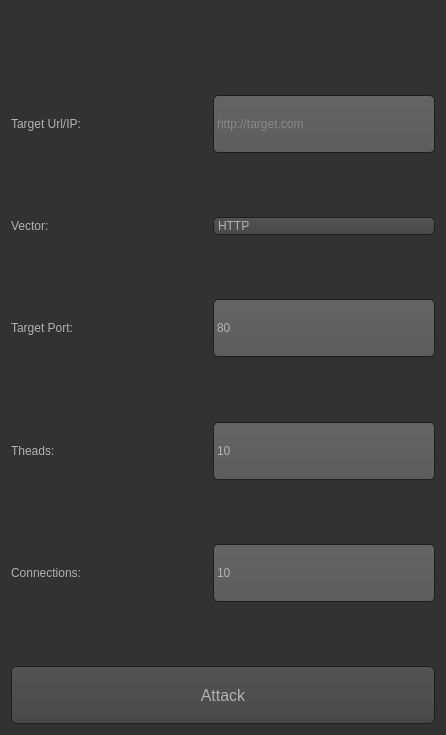
<?xml version="1.0" encoding="UTF-8"?>
<ui version="4.0">
 <class>MainWindow</class>
 <widget class="QMainWindow" name="MainWindow">
  <property name="geometry">
   <rect>
    <x>0</x>
    <y>0</y>
    <width>446</width>
    <height>735</height>
   </rect>
  </property>
  <property name="windowTitle">
   <string>Xerxes</string>
  </property>
  <property name="windowIcon">
   <iconset resource="res.qrc">
    <normaloff>:/kali.png</normaloff>:/kali.png</iconset>
  </property>
  <property name="styleSheet">
   <string notr="true">QToolTip
{
     border: 1px solid black;
     background-color: #ffa02f;
     padding: 1px;
     border-radius: 3px;
     opacity: 100;
}

QWidget
{
    color: #b1b1b1;
    background-color: #323232;
}

QWidget:item:hover
{
    background-color: QLinearGradient( x1: 0, y1: 0, x2: 0, y2: 1, stop: 0 #ffa02f, stop: 1 #ca0619);
    color: #000000;
}

QWidget:item:selected
{
    background-color: QLinearGradient( x1: 0, y1: 0, x2: 0, y2: 1, stop: 0 #ffa02f, stop: 1 #d7801a);
}

QMenuBar::item
{
    background: transparent;
}

QMenuBar::item:selected
{
    background: transparent;
    border: 1px solid #ffaa00;
}

QMenuBar::item:pressed
{
    background: #444;
    border: 1px solid #000;
    background-color: QLinearGradient(
        x1:0, y1:0,
        x2:0, y2:1,
        stop:1 #212121,
        stop:0.4 #343434/*,
        stop:0.2 #343434,
        stop:0.1 #ffaa00*/
    );
    margin-bottom:-1px;
    padding-bottom:1px;
}

QMenu
{
    border: 1px solid #000;
}

QMenu::item
{
    padding: 2px 20px 2px 20px;
}

QMenu::item:selected
{
    color: #000000;
}

QWidget:disabled
{
    color: #404040;
    background-color: #323232;
}

QAbstractItemView
{
    background-color: QLinearGradient( x1: 0, y1: 0, x2: 0, y2: 1, stop: 0 #4d4d4d, stop: 0.1 #646464, stop: 1 #5d5d5d);
}

QWidget:focus
{
    /*border: 2px solid QLinearGradient( x1: 0, y1: 0, x2: 0, y2: 1, stop: 0 #ffa02f, stop: 1 #d7801a);*/
}

QLineEdit
{
    background-color: QLinearGradient( x1: 0, y1: 0, x2: 0, y2: 1, stop: 0 #4d4d4d, stop: 0 #646464, stop: 1 #5d5d5d);
    padding: 1px;
    border-style: solid;
    border: 1px solid #1e1e1e;
    border-radius: 5;
}


QSpinBox
{
    background-color: QLinearGradient( x1: 0, y1: 0, x2: 0, y2: 1, stop: 0 #4d4d4d, stop: 0 #646464, stop: 1 #5d5d5d);
    padding: 1px;
    border-style: solid;
    border: 1px solid #1e1e1e;
    border-radius: 5;
}

QPushButton
{
    color: #b1b1b1;
    background-color: QLinearGradient( x1: 0, y1: 0, x2: 0, y2: 1, stop: 0 #565656, stop: 0.1 #525252, stop: 0.5 #4e4e4e, stop: 0.9 #4a4a4a, stop: 1 #464646);
    border-width: 1px;
    border-color: #1e1e1e;
    border-style: solid;
    border-radius: 6;
    padding: 3px;
    /*font-size: 12px;*/
    padding-left: 5px;
    padding-right: 5px;
}

QPushButton:pressed
{
    background-color: QLinearGradient( x1: 0, y1: 0, x2: 0, y2: 1, stop: 0 #2d2d2d, stop: 0.1 #2b2b2b, stop: 0.5 #292929, stop: 0.9 #282828, stop: 1 #252525);
}

QComboBox
{
    selection-background-color: #ffaa00;
    background-color: QLinearGradient( x1: 0, y1: 0, x2: 0, y2: 1, stop: 0 #565656, stop: 0.1 #525252, stop: 0.5 #4e4e4e, stop: 0.9 #4a4a4a, stop: 1 #464646);
    border-style: solid;
    border: 1px solid #1e1e1e;
    border-radius: 5;
}

QComboBox:hover,QPushButton:hover
{
    border: 2px solid QLinearGradient( x1: 0, y1: 0, x2: 0, y2: 1, stop: 0 #ffa02f, stop: 1 #d7801a);
}


QComboBox:on
{
    padding-top: 3px;
    padding-left: 4px;
    background-color: QLinearGradient( x1: 0, y1: 0, x2: 0, y2: 1, stop: 0 #2d2d2d, stop: 0.1 #2b2b2b, stop: 0.5 #292929, stop: 0.9 #282828, stop: 1 #252525);
    selection-background-color: #ffaa00;
}

QComboBox QAbstractItemView
{
    border: 2px solid darkgray;
    selection-background-color: QLinearGradient( x1: 0, y1: 0, x2: 0, y2: 1, stop: 0 #ffa02f, stop: 1 #d7801a);
}

QComboBox::drop-down
{
     subcontrol-origin: padding;
     subcontrol-position: top right;
     width: 15px;

     border-left-width: 0px;
     border-left-color: darkgray;
     border-left-style: solid; /* just a single line */
     border-top-right-radius: 3px; /* same radius as the QComboBox */
     border-bottom-right-radius: 3px;
 }

QComboBox::down-arrow
{
     image: url(:/down_arrow.png);
}

QGroupBox:focus
{
border: 2px solid QLinearGradient( x1: 0, y1: 0, x2: 0, y2: 1, stop: 0 #ffa02f, stop: 1 #d7801a);
}

QTextEdit:focus
{
    border: 2px solid QLinearGradient( x1: 0, y1: 0, x2: 0, y2: 1, stop: 0 #ffa02f, stop: 1 #d7801a);
}

QScrollBar:horizontal {
     border: 1px solid #222222;
     background: QLinearGradient( x1: 0, y1: 0, x2: 0, y2: 1, stop: 0.0 #121212, stop: 0.2 #282828, stop: 1 #484848);
     height: 7px;
     margin: 0px 16px 0 16px;
}

QScrollBar::handle:horizontal
{
      background: QLinearGradient( x1: 0, y1: 0, x2: 1, y2: 0, stop: 0 #ffa02f, stop: 0.5 #d7801a, stop: 1 #ffa02f);
      min-height: 20px;
      border-radius: 2px;
}

QScrollBar::add-line:horizontal {
      border: 1px solid #1b1b19;
      border-radius: 2px;
      background: QLinearGradient( x1: 0, y1: 0, x2: 1, y2: 0, stop: 0 #ffa02f, stop: 1 #d7801a);
      width: 14px;
      subcontrol-position: right;
      subcontrol-origin: margin;
}

QScrollBar::sub-line:horizontal {
      border: 1px solid #1b1b19;
      border-radius: 2px;
      background: QLinearGradient( x1: 0, y1: 0, x2: 1, y2: 0, stop: 0 #ffa02f, stop: 1 #d7801a);
      width: 14px;
     subcontrol-position: left;
     subcontrol-origin: margin;
}

QScrollBar::right-arrow:horizontal, QScrollBar::left-arrow:horizontal
{
      border: 1px solid black;
      width: 1px;
      height: 1px;
      background: white;
}

QScrollBar::add-page:horizontal, QScrollBar::sub-page:horizontal
{
      background: none;
}

QScrollBar:vertical
{
      background: QLinearGradient( x1: 0, y1: 0, x2: 1, y2: 0, stop: 0.0 #121212, stop: 0.2 #282828, stop: 1 #484848);
      width: 7px;
      margin: 16px 0 16px 0;
      border: 1px solid #222222;
}

QScrollBar::handle:vertical
{
      background: QLinearGradient( x1: 0, y1: 0, x2: 0, y2: 1, stop: 0 #ffa02f, stop: 0.5 #d7801a, stop: 1 #ffa02f);
      min-height: 20px;
      border-radius: 2px;
}

QScrollBar::add-line:vertical
{
      border: 1px solid #1b1b19;
      border-radius: 2px;
      background: QLinearGradient( x1: 0, y1: 0, x2: 0, y2: 1, stop: 0 #ffa02f, stop: 1 #d7801a);
      height: 14px;
      subcontrol-position: bottom;
      subcontrol-origin: margin;
}

QScrollBar::sub-line:vertical
{
      border: 1px solid #1b1b19;
      border-radius: 2px;
      background: QLinearGradient( x1: 0, y1: 0, x2: 0, y2: 1, stop: 0 #d7801a, stop: 1 #ffa02f);
      height: 14px;
      subcontrol-position: top;
      subcontrol-origin: margin;
}

QScrollBar::up-arrow:vertical, QScrollBar::down-arrow:vertical
{
      border: 1px solid black;
      width: 1px;
      height: 1px;
      background: white;
}


QScrollBar::add-page:vertical, QScrollBar::sub-page:vertical
{
      background: none;
}

QTextEdit
{
    background-color: #242424;
}

QPlainTextEdit
{
    background-color: #242424;
}

QHeaderView::section
{
    background-color: QLinearGradient(x1:0, y1:0, x2:0, y2:1, stop:0 #616161, stop: 0.5 #505050, stop: 0.6 #434343, stop:1 #656565);
    color: white;
    padding-left: 4px;
    border: 1px solid #6c6c6c;
}

QCheckBox:disabled
{
color: #414141;
}

QDockWidget::title
{
    text-align: center;
    spacing: 3px; /* spacing between items in the tool bar */
    background-color: QLinearGradient(x1:0, y1:0, x2:0, y2:1, stop:0 #323232, stop: 0.5 #242424, stop:1 #323232);
}

QDockWidget::close-button, QDockWidget::float-button
{
    text-align: center;
    spacing: 1px; /* spacing between items in the tool bar */
    background-color: QLinearGradient(x1:0, y1:0, x2:0, y2:1, stop:0 #323232, stop: 0.5 #242424, stop:1 #323232);
}

QDockWidget::close-button:hover, QDockWidget::float-button:hover
{
    background: #242424;
}

QDockWidget::close-button:pressed, QDockWidget::float-button:pressed
{
    padding: 1px -1px -1px 1px;
}

QMainWindow::separator
{
    background-color: QLinearGradient(x1:0, y1:0, x2:0, y2:1, stop:0 #161616, stop: 0.5 #151515, stop: 0.6 #212121, stop:1 #343434);
    color: white;
    padding-left: 4px;
    border: 1px solid #4c4c4c;
    spacing: 3px; /* spacing between items in the tool bar */
}

QMainWindow::separator:hover
{

    background-color: QLinearGradient(x1:0, y1:0, x2:0, y2:1, stop:0 #d7801a, stop:0.5 #b56c17 stop:1 #ffa02f);
    color: white;
    padding-left: 4px;
    border: 1px solid #6c6c6c;
    spacing: 3px; /* spacing between items in the tool bar */
}

QToolBar::handle
{
     spacing: 3px; /* spacing between items in the tool bar */
     background: url(:/images/handle.png);
}

QMenu::separator
{
    height: 2px;
    background-color: QLinearGradient(x1:0, y1:0, x2:0, y2:1, stop:0 #161616, stop: 0.5 #151515, stop: 0.6 #212121, stop:1 #343434);
    color: white;
    padding-left: 4px;
    margin-left: 10px;
    margin-right: 5px;
}

QProgressBar
{
    border: 2px solid grey;
    border-radius: 5px;
    text-align: center;
}

QProgressBar::chunk
{
    background-color: #d7801a;
    width: 2.15px;
    margin: 0.5px;
}

QTabBar::tab {
    color: #b1b1b1;
    border: 1px solid #444;
    border-bottom-style: none;
    background-color: #323232;
    padding-left: 10px;
    padding-right: 10px;
    padding-top: 3px;
    padding-bottom: 2px;
    margin-right: -1px;
}

QTabWidget::pane {
    border: 1px solid #444;
    top: 1px;
}

QTabBar::tab:last
{
    margin-right: 0; /* the last selected tab has nothing to overlap with on the right */
    border-top-right-radius: 3px;
}

QTabBar::tab:first:!selected
{
 margin-left: 0px; /* the last selected tab has nothing to overlap with on the right */


    border-top-left-radius: 3px;
}

QTabBar::tab:!selected
{
    color: #b1b1b1;
    border-bottom-style: solid;
    margin-top: 3px;
    background-color: QLinearGradient(x1:0, y1:0, x2:0, y2:1, stop:1 #212121, stop:.4 #343434);
}

QTabBar::tab:selected
{
    border-top-left-radius: 3px;
    border-top-right-radius: 3px;
    margin-bottom: 0px;
}

QTabBar::tab:!selected:hover
{
    /*border-top: 2px solid #ffaa00;
    padding-bottom: 3px;*/
    border-top-left-radius: 3px;
    border-top-right-radius: 3px;
    background-color: QLinearGradient(x1:0, y1:0, x2:0, y2:1, stop:1 #212121, stop:0.4 #343434, stop:0.2 #343434, stop:0.1 #ffaa00);
}

QRadioButton::indicator:checked, QRadioButton::indicator:unchecked{
    color: #b1b1b1;
    background-color: #323232;
    border: 1px solid #b1b1b1;
    border-radius: 6px;
}

QRadioButton::indicator:checked
{
    background-color: qradialgradient(
        cx: 0.5, cy: 0.5,
        fx: 0.5, fy: 0.5,
        radius: 1.0,
        stop: 0.25 #ffaa00,
        stop: 0.3 #323232
    );
}

QCheckBox::indicator{
    color: #b1b1b1;
    background-color: #323232;
    border: 1px solid #b1b1b1;
    width: 9px;
    height: 9px;
}

QRadioButton::indicator
{
    border-radius: 6px;
}

QRadioButton::indicator:hover, QCheckBox::indicator:hover
{
    border: 1px solid #ffaa00;
}

QCheckBox::indicator:checked
{
    image:url(:/images/checkbox.png);
}

QCheckBox::indicator:disabled, QRadioButton::indicator:disabled
{
    border: 1px solid #444;
}</string>
  </property>
  <widget class="QWidget" name="centralWidget">
   <layout class="QGridLayout" name="gridLayout">
    <item row="4" column="1" colspan="2">
     <widget class="QLineEdit" name="lineEdit">
      <property name="sizePolicy">
       <sizepolicy hsizetype="Expanding" vsizetype="Expanding">
        <horstretch>0</horstretch>
        <verstretch>0</verstretch>
       </sizepolicy>
      </property>
      <property name="frame">
       <bool>true</bool>
      </property>
      <property name="placeholderText">
       <string>http://target.com</string>
      </property>
     </widget>
    </item>
    <item row="13" column="0">
     <widget class="QLabel" name="label_3">
      <property name="text">
       <string>Theads:</string>
      </property>
     </widget>
    </item>
    <item row="17" column="1" colspan="2">
     <widget class="QSpinBox" name="spinBox_3">
      <property name="sizePolicy">
       <sizepolicy hsizetype="Expanding" vsizetype="Expanding">
        <horstretch>0</horstretch>
        <verstretch>0</verstretch>
       </sizepolicy>
      </property>
      <property name="buttonSymbols">
       <enum>QAbstractSpinBox::NoButtons</enum>
      </property>
      <property name="minimum">
       <number>1</number>
      </property>
      <property name="maximum">
       <number>999</number>
      </property>
      <property name="value">
       <number>10</number>
      </property>
     </widget>
    </item>
    <item row="4" column="0">
     <widget class="QLabel" name="label">
      <property name="text">
       <string>Target Url/IP:</string>
      </property>
     </widget>
    </item>
    <item row="0" column="2">
     <spacer name="horizontalSpacer_2">
      <property name="orientation">
       <enum>Qt::Horizontal</enum>
      </property>
      <property name="sizeHint" stdset="0">
       <size>
        <width>40</width>
        <height>20</height>
       </size>
      </property>
     </spacer>
    </item>
    <item row="19" column="0" colspan="3">
     <widget class="QPushButton" name="pushButton">
      <property name="sizePolicy">
       <sizepolicy hsizetype="Expanding" vsizetype="Expanding">
        <horstretch>0</horstretch>
        <verstretch>0</verstretch>
       </sizepolicy>
      </property>
      <property name="font">
       <font>
        <pointsize>12</pointsize>
       </font>
      </property>
      <property name="layoutDirection">
       <enum>Qt::LeftToRight</enum>
      </property>
      <property name="text">
       <string>Attack</string>
      </property>
     </widget>
    </item>
    <item row="0" column="0">
     <spacer name="horizontalSpacer">
      <property name="orientation">
       <enum>Qt::Horizontal</enum>
      </property>
      <property name="sizeHint" stdset="0">
       <size>
        <width>40</width>
        <height>20</height>
       </size>
      </property>
     </spacer>
    </item>
    <item row="0" column="1">
     <widget class="QLabel" name="label_5">
      <property name="sizePolicy">
       <sizepolicy hsizetype="Fixed" vsizetype="Fixed">
        <horstretch>0</horstretch>
        <verstretch>0</verstretch>
       </sizepolicy>
      </property>
      <property name="maximumSize">
       <size>
        <width>500</width>
        <height>500</height>
       </size>
      </property>
      <property name="text">
       <string/>
      </property>
      <property name="pixmap">
       <pixmap resource="res.qrc">:/kali.png</pixmap>
      </property>
      <property name="scaledContents">
       <bool>true</bool>
      </property>
     </widget>
    </item>
    <item row="1" column="1">
     <spacer name="verticalSpacer_4">
      <property name="orientation">
       <enum>Qt::Vertical</enum>
      </property>
      <property name="sizeHint" stdset="0">
       <size>
        <width>20</width>
        <height>40</height>
       </size>
      </property>
     </spacer>
    </item>
    <item row="9" column="0">
     <widget class="QLabel" name="label_2">
      <property name="text">
       <string>Target Port:</string>
      </property>
     </widget>
    </item>
    <item row="14" column="0">
     <spacer name="verticalSpacer_3">
      <property name="orientation">
       <enum>Qt::Vertical</enum>
      </property>
      <property name="sizeHint" stdset="0">
       <size>
        <width>20</width>
        <height>40</height>
       </size>
      </property>
     </spacer>
    </item>
    <item row="5" column="0">
     <spacer name="verticalSpacer">
      <property name="orientation">
       <enum>Qt::Vertical</enum>
      </property>
      <property name="sizeHint" stdset="0">
       <size>
        <width>20</width>
        <height>40</height>
       </size>
      </property>
     </spacer>
    </item>
    <item row="10" column="0">
     <spacer name="verticalSpacer_2">
      <property name="orientation">
       <enum>Qt::Vertical</enum>
      </property>
      <property name="sizeHint" stdset="0">
       <size>
        <width>20</width>
        <height>40</height>
       </size>
      </property>
     </spacer>
    </item>
    <item row="13" column="1" colspan="2">
     <widget class="QSpinBox" name="spinBox_2">
      <property name="sizePolicy">
       <sizepolicy hsizetype="Expanding" vsizetype="Expanding">
        <horstretch>0</horstretch>
        <verstretch>0</verstretch>
       </sizepolicy>
      </property>
      <property name="buttonSymbols">
       <enum>QAbstractSpinBox::NoButtons</enum>
      </property>
      <property name="minimum">
       <number>1</number>
      </property>
      <property name="maximum">
       <number>999</number>
      </property>
      <property name="value">
       <number>10</number>
      </property>
     </widget>
    </item>
    <item row="9" column="1" colspan="2">
     <widget class="QSpinBox" name="spinBox">
      <property name="sizePolicy">
       <sizepolicy hsizetype="Expanding" vsizetype="Expanding">
        <horstretch>0</horstretch>
        <verstretch>0</verstretch>
       </sizepolicy>
      </property>
      <property name="buttonSymbols">
       <enum>QAbstractSpinBox::NoButtons</enum>
      </property>
      <property name="minimum">
       <number>1</number>
      </property>
      <property name="maximum">
       <number>65535</number>
      </property>
      <property name="value">
       <number>80</number>
      </property>
     </widget>
    </item>
    <item row="17" column="0">
     <widget class="QLabel" name="label_4">
      <property name="text">
       <string>Connections:</string>
      </property>
     </widget>
    </item>
    <item row="18" column="1">
     <spacer name="verticalSpacer_5">
      <property name="orientation">
       <enum>Qt::Vertical</enum>
      </property>
      <property name="sizeHint" stdset="0">
       <size>
        <width>20</width>
        <height>40</height>
       </size>
      </property>
     </spacer>
    </item>
    <item row="7" column="0">
     <widget class="QLabel" name="label_6">
      <property name="text">
       <string>Vector:</string>
      </property>
     </widget>
    </item>
    <item row="8" column="0">
     <spacer name="verticalSpacer_6">
      <property name="orientation">
       <enum>Qt::Vertical</enum>
      </property>
      <property name="sizeHint" stdset="0">
       <size>
        <width>20</width>
        <height>40</height>
       </size>
      </property>
     </spacer>
    </item>
    <item row="7" column="1" colspan="2">
     <widget class="QComboBox" name="comboBox">
      <item>
       <property name="text">
        <string>HTTP</string>
       </property>
      </item>
      <item>
       <property name="text">
        <string>NullTCP</string>
       </property>
      </item>
      <item>
       <property name="text">
        <string>NullUDP</string>
       </property>
      </item>
     </widget>
    </item>
   </layout>
  </widget>
 </widget>
 <layoutdefault spacing="6" margin="11"/>
 <tabstops>
  <tabstop>pushButton</tabstop>
 </tabstops>
 <resources>
  <include location="res.qrc"/>
 </resources>
 <connections/>
</ui>
